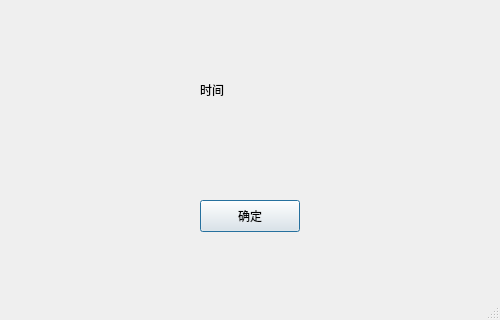
<?xml version="1.0" encoding="UTF-8"?>
<ui version="4.0">
 <class>Dialog</class>
 <widget class="QDialog" name="Dialog">
  <property name="geometry">
   <rect>
    <x>0</x>
    <y>0</y>
    <width>500</width>
    <height>320</height>
   </rect>
  </property>
  <property name="windowTitle">
   <string>Dialog</string>
  </property>
  <property name="sizeGripEnabled">
   <bool>true</bool>
  </property>
  <widget class="QLabel" name="time">
   <property name="geometry">
    <rect>
     <x>200</x>
     <y>80</y>
     <width>80</width>
     <height>20</height>
    </rect>
   </property>
   <property name="layoutDirection">
    <enum>Qt::LeftToRight</enum>
   </property>
   <property name="text">
    <string>时间</string>
   </property>
  </widget>
  <widget class="QPushButton" name="pushButton">
   <property name="geometry">
    <rect>
     <x>200</x>
     <y>200</y>
     <width>100</width>
     <height>32</height>
    </rect>
   </property>
   <property name="text">
    <string>确定</string>
   </property>
  </widget>
 </widget>
 <resources/>
 <connections/>
</ui>
